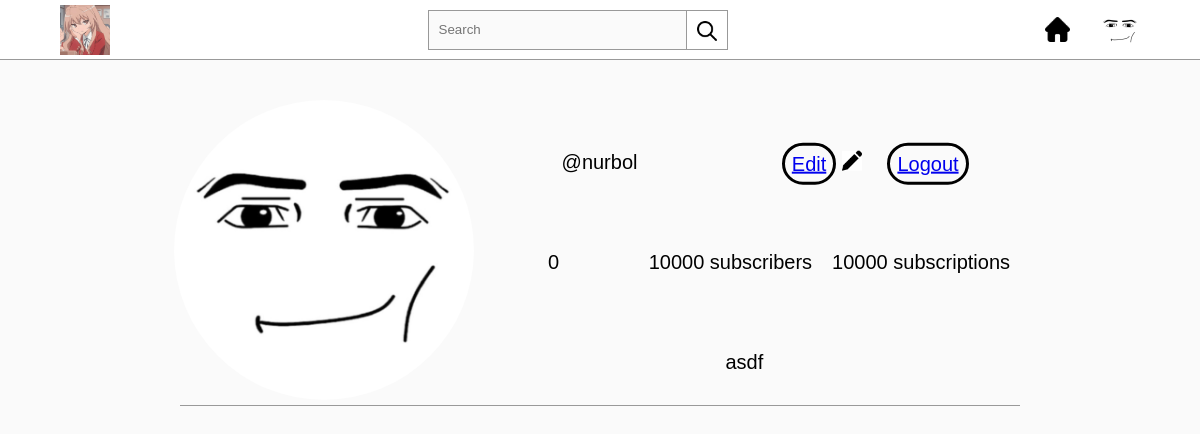
Before: /profiles/nurbol/ (signed in) with the older database file.
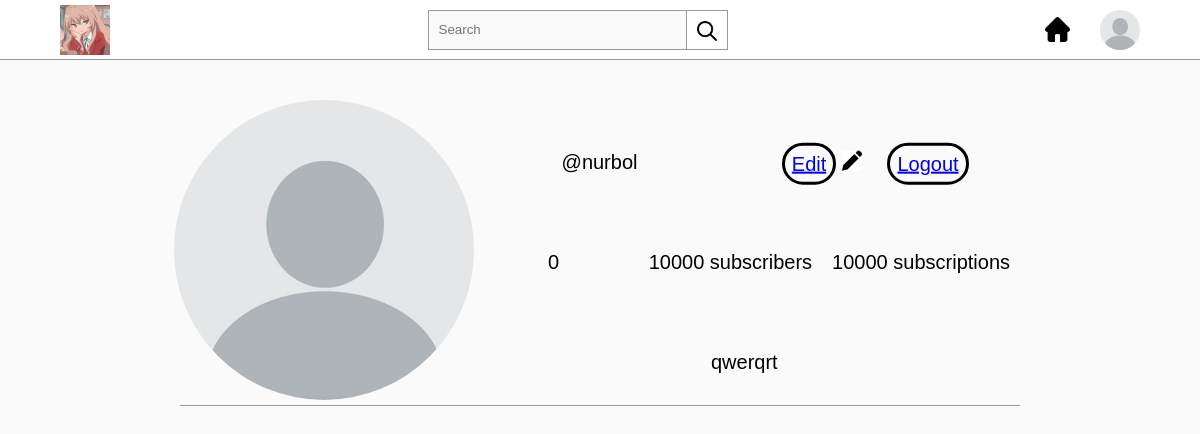
After: the same page with the newer database file.
### accounts/models.py (models this page shows, shortened)
class Profile(models.Model):
    user = models.OneToOneField(User, on_delete=models.CASCADE)
    status = models.CharField(null=True, max_length=100, default='', blank=True)
    img = models.ImageField(null=True, blank=True, upload_to='images/', default='images/def.jpg')

### accounts/views.py (the view)
# urls.py: path('profiles/<str:username>/', user_profile, name='profile'),
def user_profile(request, username):
    print(f'USERNAME = {username}')
    exist = 0
    for u in User.objects.all():
        if u.username == username:
            exist = 1
            break
    if exist == 0:
        messages.info(
            f'There is not such profile with username = {username}. Instead you can create new profile with such username!')
        return redirect('register')
    print(f'username = {username}')
    user = User.objects.get(username=username)
    profile = Profile.objects.get(user=user)
    posts = Post.objects.filter(creator=user)
    global_profile = Profile.objects.get(user=request.user)
    text = 'Follow'
    for f in Follow.objects.all():
        if f.followed == profile.user and f.follower == global_profile.user:
            text = 'Unfollow'
    content = {
        'posts': posts,
        'profile': profile,
        'publications': len(posts),
        'button_text': text,
        'global_profile': global_profile,
    }
    return render(request, 'user_profile.html', content)

### templates/user_profile.html (shortened to what this page needs)
{% extends 'main.html' %}
{% block brand %}
            <a href="{% url 'profile' username=global_profile.user.username %}" class="nav-links"><img src="{{ global_profile.img.url }}" class="nav-icon user-profile" alt=""></a>
{% endblock %}
{% block content %}
    {% load static %}
    <div class="grid-container">
  <div class="grid-img">
    {% if profile.img %}
              <img src="{{ profile.img.url }}" alt="">
            {% else %}
              <img src="{% static 'accounts/img/def.jpg' %}">
            {% endif %}
  </div>
  <div class="grid-user">
      @{{ profile.user.username }}
  </div>
  <div class="grid-btn">
      {% if profile.user == global_profile.user %}
        <a href="{% url 'edit_profile' username=global_profile.user.username %}">Edit</a>
        <img src="{% static 'accounts/img/pencil.png' %}">
          <a href="{% url 'logout' %}">Logout</a>
      {% else %}
          <a href="{% url 'following' username=global_profile.user.username idx=profile.user.id %}">{{ button_text }}</a>
      {% endif %}
  </div>
  <div class="grid-pub">
    {{ publications }}
  </div>
  <div class="grid-sub1">
    10000 subscribers
  </div>
  <div class="grid-sub2">
    10000 subscriptions
  </div>
  <div class="grid-name">
      {% if profile.status %}
          {{ profile.status }}
      {% endif %}
  </div>
</div>
{% endblock %}

Changed rows visible on the page:
changed Profile "nurbol": img: a different picture; status "asdf" → "qwerqrt"
